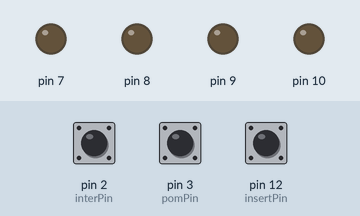
The sketch below on a simulated Arduino Uno, built with avr-gcc and run on an emulated ATmega328P. Parts: output pins drawn as LEDs (lit = HIGH). Inputs (shaded band) come from the test bench; at power-on: pin 12 (insertPin) HIGH, pin 3 (pomPin) HIGH, pin 2 (interPin) HIGH.

Above: at 1.2 s.
1.3 s: pin 12 (insertPin) pulled LOW for 0.15 s
At 2.2 s:
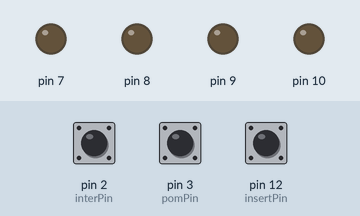
2.9 s: pin 3 (pomPin) pulled LOW for 1 s
At 4.8 s:
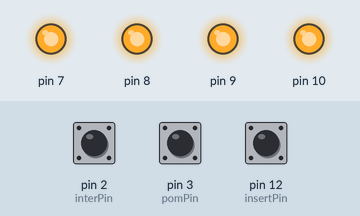
5.9 s: pin 2 (interPin) pulled LOW for 0.15 s
At 8.8 s:
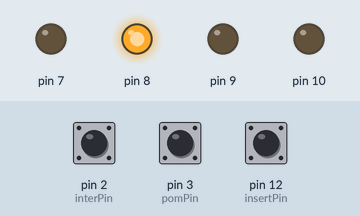
9.0 s: pin 2 (interPin) pulled LOW for 1 s
Timing chart, 0 to 25.5 s (numbered marks = the images above; inputs shaded):
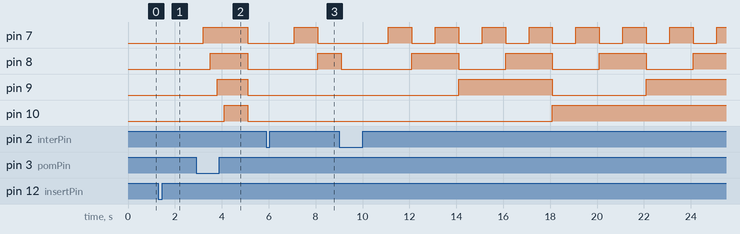

The sketch:

zad2.ino
```cpp
volatile int counter = 0;
const long interval = 1000;
unsigned long previousMillis = 0;
#define interPin  2
#define pomPin 3
#define insertPin 12

void setup() {
  // put your setup code here, to run once:
  pinMode(7, OUTPUT);
  pinMode(8, OUTPUT);
  pinMode(9, OUTPUT);
  pinMode(10, OUTPUT);
  pinMode(interPin, INPUT_PULLUP);
  pinMode(insertPin, INPUT_PULLUP);
  pinMode(pomPin, INPUT_PULLUP);
  //attachInterrupt(digitalPinToInterrupt(interPin), resetCounter, CHANGE);
}

void loop() {
  // put your main code here, to run repeatedly:

  if (millis() - previousMillis >= interval)
  {
    // save the last time you blinked the LED
    previousMillis = millis();
    digitalWrite(7, (counter >> 0) & 1);
    digitalWrite(8, (counter >> 1) & 1);
    digitalWrite(9, (counter >> 2) & 1);
    digitalWrite(10, (counter >> 3) & 1);
    counter ++;
  }
  if (digitalRead(interPin) == LOW)
  {
    resetCounter();
  }
  if (digitalRead(insertPin) == LOW)
  {
          delay(300);

    setCounter();
  }
}

void resetCounter()
{
  counter = 0;
}

void setCounter()
{
  int pom = 0;
  counter = 0;
  while (pom < 4)
  {
    if (digitalRead(pomPin) == LOW)
    {
      delay(300);
      bitSet(counter, pom);
      pom++;
      digitalWrite(7, (counter >> 0) & 1);
      digitalWrite(8, (counter >> 1) & 1);
      digitalWrite(9, (counter >> 2) & 1);
      digitalWrite(10, (counter >> 3) & 1);
    }
    if (digitalRead(insertPin) == LOW)
    {
      delay(300);
      pom++;
      digitalWrite(7, (counter >> 0) & 1);
      digitalWrite(8, (counter >> 1) & 1);
      digitalWrite(9, (counter >> 2) & 1);
      digitalWrite(10, (counter >> 3) & 1);
    }
  }
}
```

Measured:
- after the input at 1.3 s, pin 7: stays LOW (without the input it goes to HIGH after 0.70 s)
- after the input at 2.9 s, pin 7: LOW → HIGH after 0.30 s, → LOW 1.9 s later; pin 8: LOW → HIGH after 0.60 s, → LOW 1.6 s later; pin 9: LOW → HIGH after 0.90 s, → LOW 1.3 s later; pin 10: LOW → HIGH after 1.2 s, → LOW 1.0 s later
- after the input at 5.9 s, pin 8: LOW → HIGH after 2.2 s instead of 1.2 s
